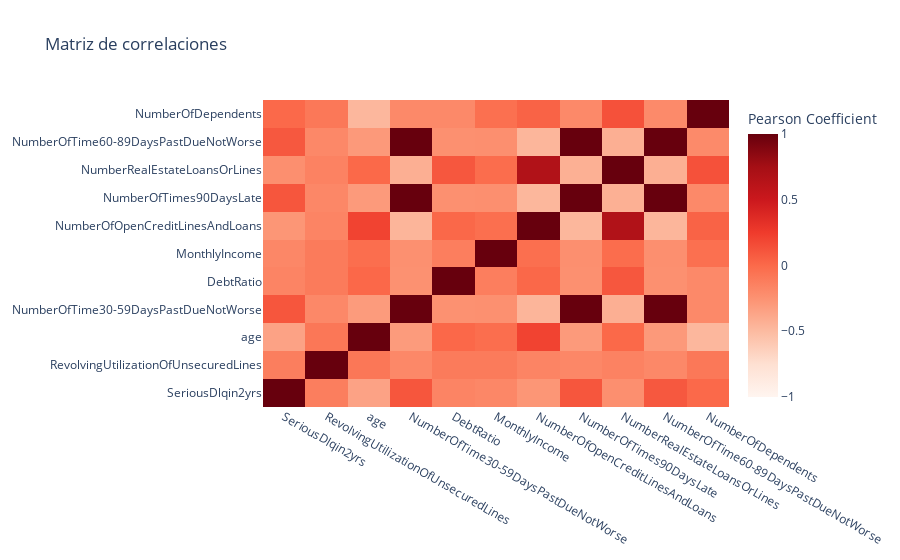

The code cell stored with this chart in its notebook:
### Code cell
cor=df.corr()
correlation_heatmap(cor, "Matriz de correlaciones", absolute_bounds=True)

### Figure 1 — Plotly figure (JSON) as saved in the notebook; plotly's stock layout.template omitted (floating-point values rounded to 4 significant figures)
{"data": [{"colorbar": {"title": {"text": "Pearson Coefficient"}}, "colorscale": [[0, "rgb(255,245,240)"], [0.125, "rgb(254,224,210)"], [0.25, "rgb(252,187,161)"], [0.375, "rgb(252,146,114)"], [0.5, "rgb(251,106,74)"], [0.625, "rgb(239,59,44)"], [0.75, "rgb(203,24,29)"], [0.875, "rgb(165,15,21)"], [1, "rgb(103,0,13)"]], "type": "heatmap", "x": ["SeriousDlqin2yrs", "RevolvingUtilizationOfUnsecuredLines", "age", "NumberOfTime30-59DaysPastDueNotWorse", "DebtRatio", "MonthlyIncome", "NumberOfOpenCreditLinesAndLoans", "NumberOfTimes90DaysLate", "NumberRealEstateLoansOrLines", "NumberOfTime60-89DaysPastDueNotWorse", "NumberOfDependents"], "y": ["SeriousDlqin2yrs", "RevolvingUtilizationOfUnsecuredLines", "age", "NumberOfTime30-59DaysPastDueNotWorse", "DebtRatio", "MonthlyIncome", "NumberOfOpenCreditLinesAndLoans", "NumberOfTimes90DaysLate", "NumberRealEstateLoansOrLines", "NumberOfTime60-89DaysPastDueNotWorse", "NumberOfDependents"], "z": [[1, -0.1223, -0.3501, 0.1087, -0.164, -0.1818, -0.2732, 0.1062, -0.2343, 0.09493, 0.003554], [-0.1223, 1, -0.07849, -0.189, -0.1032, -0.107, -0.1601, -0.1841, -0.1507, -0.1847, -0.0897], [-0.3501, -0.07849, 1, -0.3042, 0.008271, -0.02298, 0.2051, -0.2994, 0.004391, -0.2952, -0.4778], [0.1087, -0.189, -0.3042, 1, -0.2419, -0.2347, -0.4624, 0.9998, -0.4243, 0.9998, -0.1927], [-0.164, -0.1032, 0.008271, -0.2419, 1, -0.1251, 0.01186, -0.2395, 0.101, -0.2386, -0.1924], [-0.1818, -0.107, -0.02298, -0.2347, -0.1251, 1, -0.02946, -0.2311, -0.01907, -0.2306, -0.03637], [-0.2732, -0.1601, 0.2051, -0.4624, 0.01186, -0.02946, 1, -0.4746, 0.669, -0.4676, 0.03573], [0.1062, -0.1841, -0.2994, 0.9998, -0.2395, -0.2311, -0.4746, 1, -0.4333, 0.9999, -0.196], [-0.2343, -0.1507, 0.004391, -0.4243, 0.101, -0.01907, 0.669, -0.4333, 1, -0.4279, 0.1326], [0.09493, -0.1847, -0.2952, 0.9998, -0.2386, -0.2306, -0.4676, 0.9999, -0.4279, 1, -0.1973], [0.003554, -0.0897, -0.4778, -0.1927, -0.1924, -0.03637, 0.03573, -0.196, 0.1326, -0.1973, 1]], "zmax": 1, "zmin": -1}], "layout": {"title": {"text": "Matriz de correlaciones"}}}
